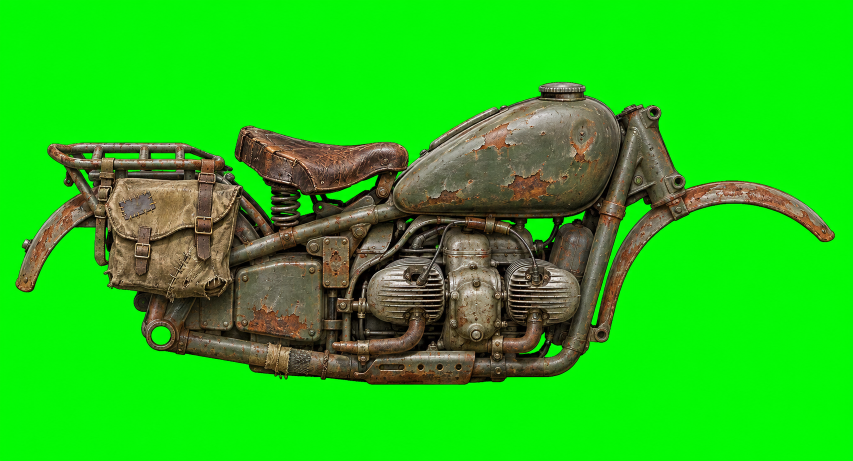
#> input picture docs/art/vehicules/carrosseries_2026-11-10/moto_zundapp.png, 1706 x 922 px (shown at 1/2 size)
$ python -i gen_carrosseries.py   (imports and definitions only)
#> lines starting #> are read from the running program, lines starting #| are printed output that depends on the picture; after the words box and inside, x2 and y2 are one past the last pixel; in counts of white or black regions, pixels touching at a corner belong together
#!/usr/bin/env python3
"""Intègre les carrosseries ChatGPT (planches du 10/11, fond vert) comme sprites de véhicules (DEC-225).
Étapes par image : retrait du fond vert (alpha doux + anti-vert), vitres enfermées remplies de verre sombre, passages de roues
(noir pur) rendus transparents pour laisser voir les roues du jeu, recadrage, réduction à 1024 px de large.
Puis écrit dans formes_vehicules.json un sprite posé sur le véhicule (caisse relevée : 'lr' arrière / 'lf' avant, en m),
les roues (x, r) déduites des passages de roues, les pots d'échappement et l'équipage.
Les sources sont lues dans le dossier donné en argument (nom = id du véhicule : <dossier>/<id>.png).
Usage : python3 tools/gen_carrosseries.py <dossier_sources> [--apercu /tmp/apercu.png]"""
import json, os, sys
import numpy as np
from PIL import Image, ImageDraw
from scipy import ndimage as ndi

RACINE = os.path.join(os.path.dirname(os.path.abspath(__file__)), "..")
DATA = os.path.join(RACINE, "game", "data")
ASSETS = os.path.join(RACINE, "game", "assets", "vehicules")
LARG = 1024

# Réglages par véhicule. lr/lf : relèvement de la caisse (m) arrière/avant. pots : (x m, dy m, dir_x, dir_y) ; arme : x du tireur (m).
# roues_moto : [(x_px, y_px)] centres des roues dans l'image source, rayon en m dans 'r'.
CFG = {
    "moto_zundapp": {"lr": 0.0, "lf": 0.0, "moto": [(330, 620), (1430, 640)], "r": 0.33, "selle": (800, 290)},
    "moto_harley": {"lr": 0.0, "lf": 0.0, "moto": [(330, 640), (1370, 600)], "r": 0.33, "selle": (700, 235)},
    "moto_gnome": {"lr": 0.0, "lf": 0.0, "moto": [(310, 600), (1360, 590)], "r": 0.33, "selle": (600, 255)},
    "peugeot_202": {"lr": 0.35, "lf": 0.2, "pots": [(0.3, 0.1, -1, 0)], "arme": 1.6},
    "juvaquatre": {"lr": 0.35, "lf": 0.2, "pots": [(0.3, 0.1, -1, 0), (0.5, 0.25, -1, 0)], "arme": 1.2},
    "kubelwagen": {"lr": 0.3, "lf": 0.18, "pots": [(0.3, 0.1, -1, 0)], "arme": 1.5},
    "citroen_h": {"lr": 0.35, "lf": 0.2, "pots": [(0.4, 0.1, -1, 0)], "arme": 3.2},
    "opel_blitz": {"lr": 0.4, "lf": 0.25, "pots": [(0.4, 0.25, -1, 0)], "arme": 3.9},
    "gmc_cckw": {"lr": 0.4, "lf": 0.25, "pots": [(0.4, 0.25, -1, 0), (0.75, 0.38, -1, 0)], "arme": 4.6, "double_arche": True},
    "laffly_s15": {"lr": 0.4, "lf": 0.25, "pots": [(3.0, 0.0, -0.5, 1)], "arme": 3.3},
}


def traiter(chemin):
    a = np.array(Image.open(chemin).convert("RGB")).astype(int)
    r, g, b = a[..., 0], a[..., 1], a[..., 2]
    vert = (g > 170) & (r < 120) & (b < 120)
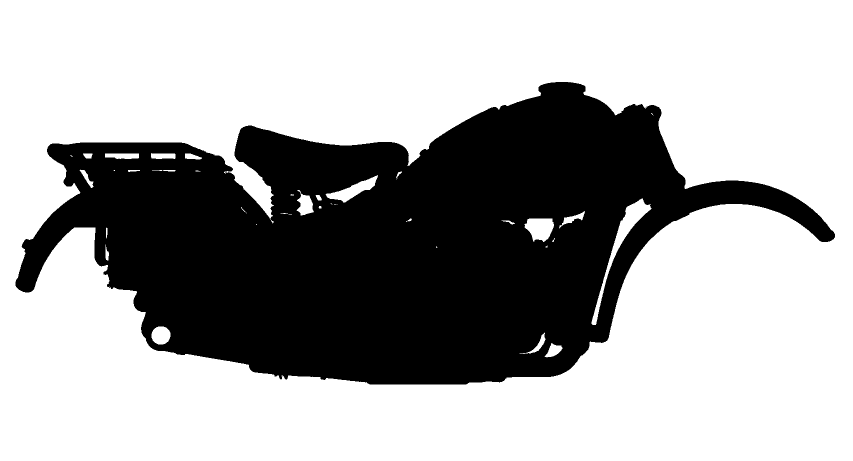
#> vert: shape (922, 1706) bool (shown at 1/2 size); 66.1% white; 1 black region, box (x1, y1, x2, y2) and area: (31, 164, 1670, 769) 533878
    lab, _ = ndi.label(vert)
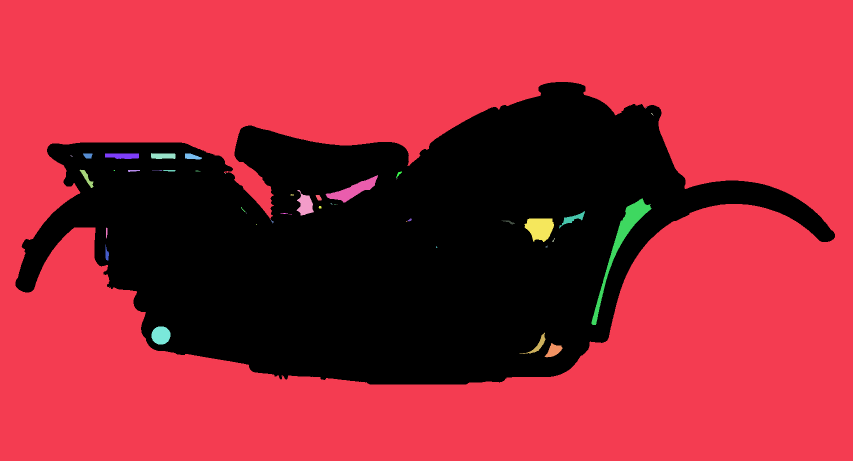
#> lab: shape (922, 1706) int32 (shown at 1/2 size); 58 distinct labels, from 0 to 57; one colour per label, 0 black
    ext = set(np.unique(np.concatenate([lab[0], lab[-1], lab[:, 0], lab[:, -1]]))) - {0}
#> ext = 1 item
    exterieur = np.isin(lab, list(ext))
#> exterieur: shape (922, 1706) bool; 65.2% white; 1 black region, box (x1, y1, x2, y2) and area: (31, 164, 1670, 769) 548062
    verdatre = (g > r * 1.15 + 10) & (g > b * 1.15 + 10) & ~exterieur     # vitres : fond vert vu à travers le verre, plus ou moins sali
#> verdatre: shape (922, 1706) bool; 1.4% white; 383 white regions (298 under 20 px), largest, box (x1, y1, x2, y2) and area: (1182, 396, 1304, 651) 4482, (650, 348, 757, 407) 2226, (1048, 435, 1110, 485) 2199
    trous = ndi.binary_closing(verdatre, iterations=2) & ~exterieur
#> trous: shape (922, 1706) bool; 1.4% white; 359 white regions (273 under 20 px), largest, box (x1, y1, x2, y2) and area: (1182, 396, 1304, 651) 4493, (1048, 435, 1111, 485) 2313, (650, 348, 757, 407) 2226
    noir = (a.max(axis=2) < 14) & ~exterieur
#> noir: shape (922, 1706) bool; 1.6% white; 1121 white regions (944 under 20 px), largest, box (x1, y1, x2, y2) and area: (704, 525, 778, 601) 1326, (715, 428, 841, 502) 1298, (1166, 280, 1245, 439) 933
    dl, dn = ndi.label(noir)
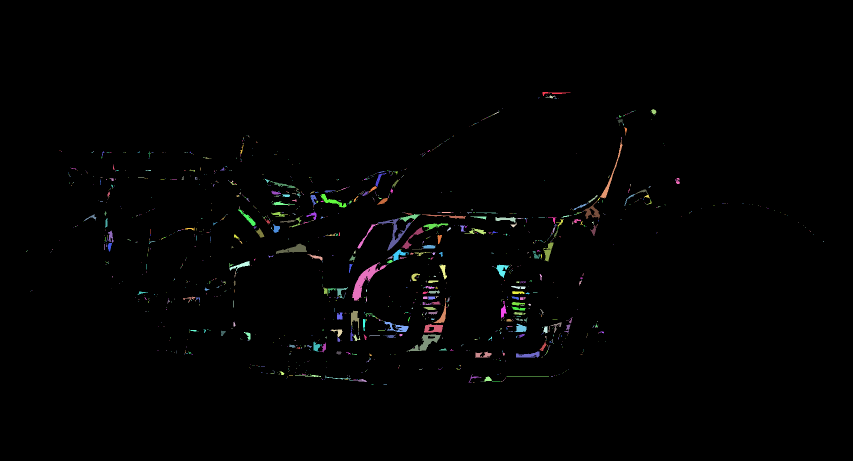
#> dl: shape (922, 1706) int32 (shown at 1/2 size); 1596 distinct labels, from 0 to 1595; one colour per label, 0 black
#> dn = 1595
    arches = []
    for i in range(1, dn + 1):
        m = dl == i
        ys, xs = np.where(m)
        if m.sum() > 8000 and ys.max() > a.shape[0] * 0.85 and (xs.max() - xs.min()) < a.shape[1] * 0.6:   # grands noirs du bas = passages de roues
            arches.append((m, int(xs.min()), int(xs.max()), int(ys.min()), int(ys.max())))
#> this loop made 1595 passes
#> (ys, xs) on passes 2, 4, 5: ([191], [1092]), ([191, 192, 193, 193, 194], [1109, 1109, 1109, 1110, 1110]), ([193], [1094])
#> pass 1, in traiter, `m = dl == i`:
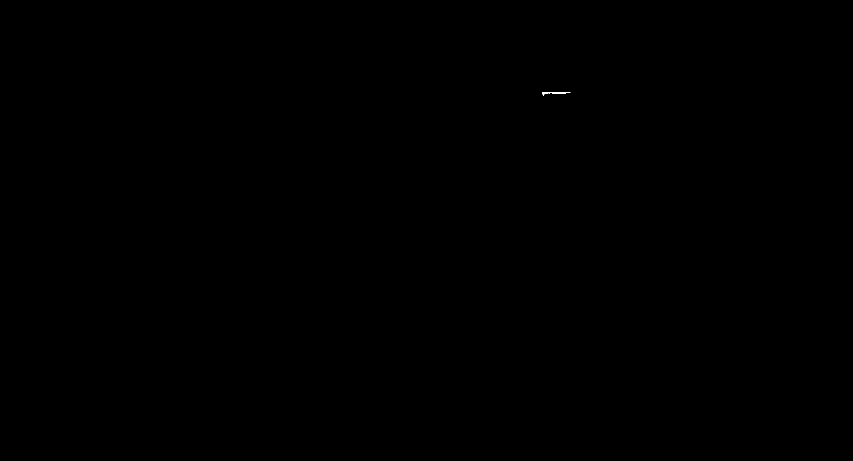
#> m: shape (922, 1706) bool (shown at 1/2 size); 0.01% white; 1 white region, box (x1, y1, x2, y2) and area: (1085, 184, 1141, 192) 144
#> after the loop: m: shape (922, 1706) bool; 0% white in thin lines or dots, all inside (x1, y1, x2, y2) = (767, 768, 774, 769)
#> after the loop, arches = []
    dist = np.sqrt(r ** 2 + (g - 255) ** 2 + b ** 2)
    alpha = np.clip((dist - 60) / 80.0, 0, 1)
    alpha[exterieur] = 0
    rgb = a.copy()
    proche = ndi.binary_dilation(exterieur | trous, iterations=3)   # anti-vert sur les bords
#> proche: shape (922, 1706) bool; 68.1% white; 1 black region, box (x1, y1, x2, y2) and area: (35, 168, 1666, 766) 501188
    rgb[..., 1] = np.where(proche & (g > np.maximum(r, b)), np.maximum(r, b) + 4, g)
    t_dil = ndi.binary_dilation(trous, iterations=1)
#> t_dil: shape (922, 1706) bool; 2.2% white; 95 white regions (16 under 20 px), largest, box (x1, y1, x2, y2) and area: (1181, 395, 1305, 652) 5045, (1047, 434, 1112, 486) 2529, (649, 347, 758, 408) 2468
    lum = (r + g + b) / 3.0
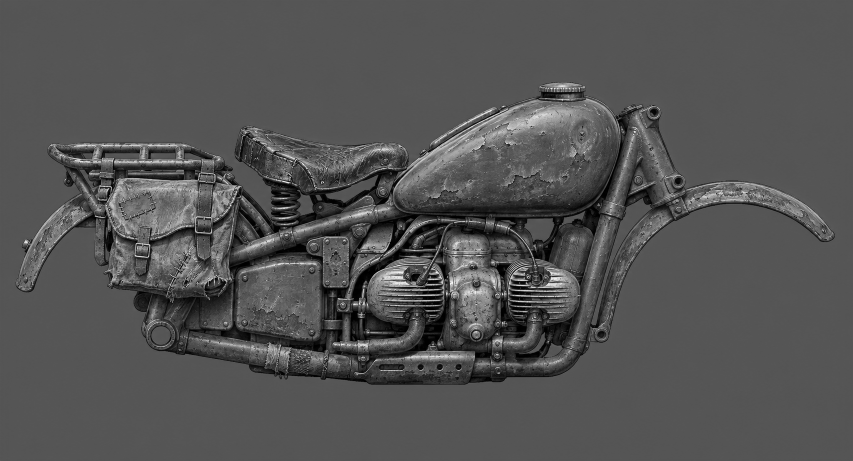
#> lum: shape (922, 1706) float64 (shown at 1/2 size); min 0, max 255, mean 83.8
    verre = np.stack([22 + (lum - 90) * 0.18, 32 + (lum - 90) * 0.2, 31 + (lum - 90) * 0.18], axis=-1).clip(10, 90)   # verre sombre, fissures conservées
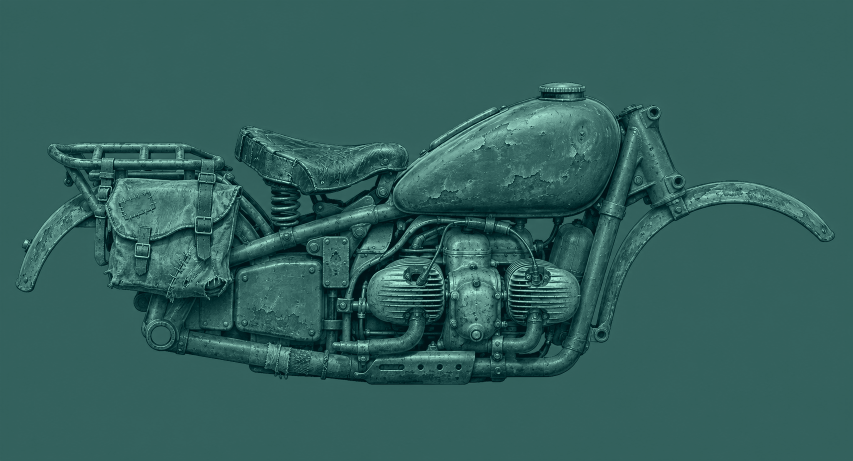
#> verre: shape (922, 1706, 3) float64 (shown at 1/2 size); mean of channels 0, 1, 2 21, 30.8, 29.9; drawn with min black and max white
    rgb = np.where(t_dil[..., None], verre, rgb)
    alpha = np.where(t_dil, 0.88, alpha)
    for m, *_ in arches:
        alpha[ndi.binary_dilation(m, iterations=2)] = 0
#> this loop made 0 passes
    out = np.dstack([rgb, (alpha * 255)]).clip(0, 255).astype("uint8")
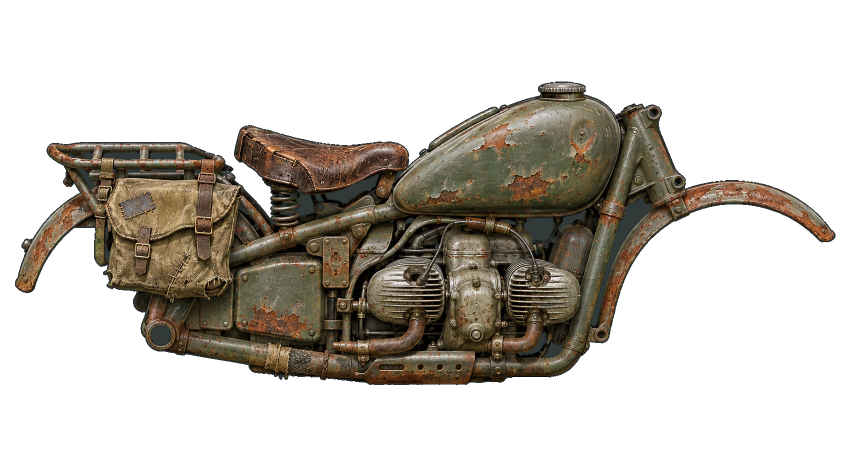
#> out: shape (922, 1706, 4) (shown at 1/2 size); mean of channels 0, 1, 2, 3 35.2, 33.2, 23.4, 88.9; transparent parts drawn white
    im = Image.fromarray(out, "RGBA")
    ys, xs = np.where(alpha > 0.1)
    box = (int(xs.min()), int(ys.min()), int(xs.max()) + 1, int(ys.max()) + 1)
#> box = (30, 163, 1671, 770)
    return im, box, [(x0, x1, y0, y1) for _, x0, x1, y0, y1 in arches]


# [93 lines left out: function main, not called in this run]


# [1 line not run here, left out]

>>> result = traiter('../docs/art/vehicules/carrosseries_2026-11-10/moto_zundapp.png')
